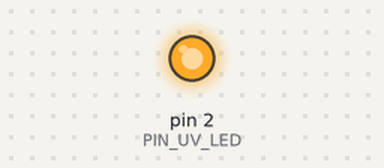
The sketch below on a simulated Arduino Nano, built with avr-gcc and run on an emulated ATmega328P. On the bench: output pins drawn as LEDs (lit = HIGH).

Above: at 0.1 s.
At 5.1 s:
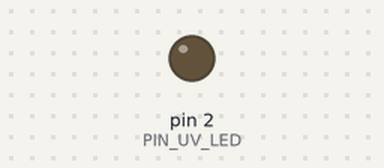
Timing chart, 0 to 6.6 s (numbered marks = the images above):
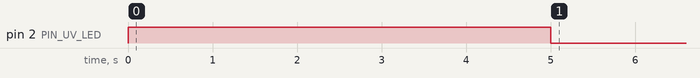

The sketch:

dummy_uv_device.ino
```cpp
/*
 * File:   dummy_uv_device.ino
 * Author: Jan Molina
 *
 * Description:
 *
 *   Small program that mimics the behavior of the real UV device.
 *   This can run on any AVR board, but the pin numbers in this code assume
 *   an Arduino NANO is used.
 *
 * Device:
 *
 *   Arduino NANO
 *
 * Created on December 30, 2024, 8:52 AM
 */

const int PIN_UV_LED = 2;


void setup()
{
  pinMode(PIN_UV_LED, OUTPUT);

  // Simple startup sequence
  digitalWrite(PIN_UV_LED, HIGH);
  delay(5000);
  digitalWrite(PIN_UV_LED, LOW);
}

void loop()
{

}
```
